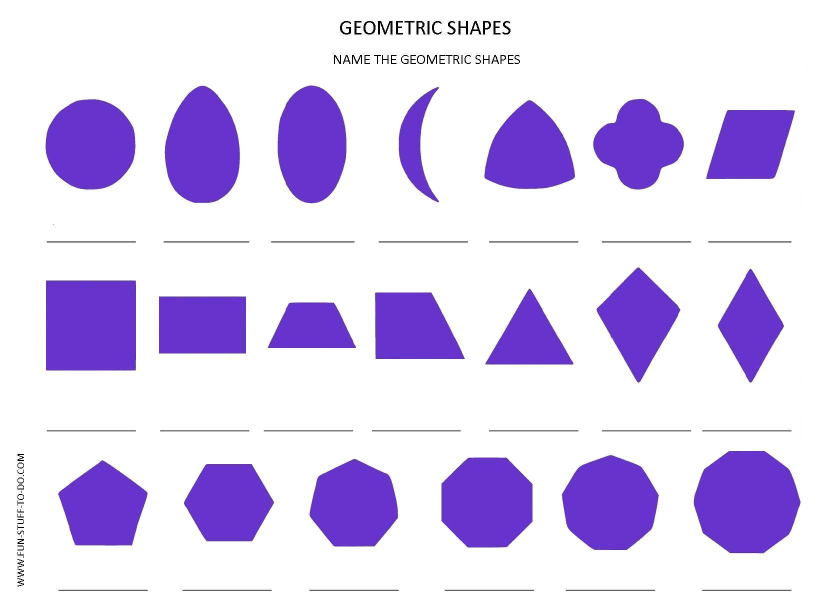
#> input picture PYTHON/Project/y.jpg, 1665 x 1216 px (shown at 1/2 size)
$ python test.py y.jpg
#> lines starting #> are read from the running program, lines starting #| are printed output that depends on the picture; after the words box and inside, x2 and y2 are one past the last pixel; in counts of white or black regions, pixels touching at a corner belong together
import numpy as np
import math
import cv2
import sys

img=cv2.imread(sys.argv[1])
#> img is the input picture: shape (1216, 1665, 3); mean B, G, R 241.7, 209.4, 220.6
img=cv2.resize(img, (1280,720))
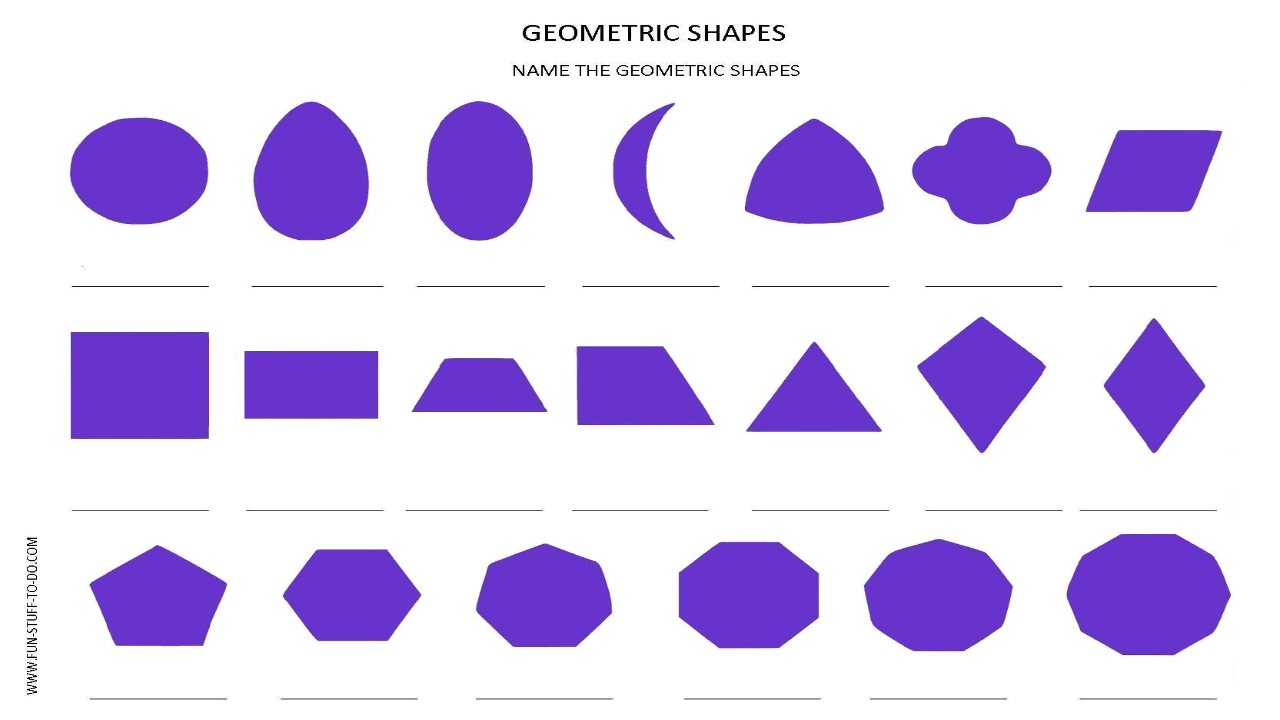
#> img: shape (720, 1280, 3); mean B, G, R 241.8, 209.5, 220.7
imggray=cv2.cvtColor(img,cv2.COLOR_BGR2GRAY) #convert img to Grayscale
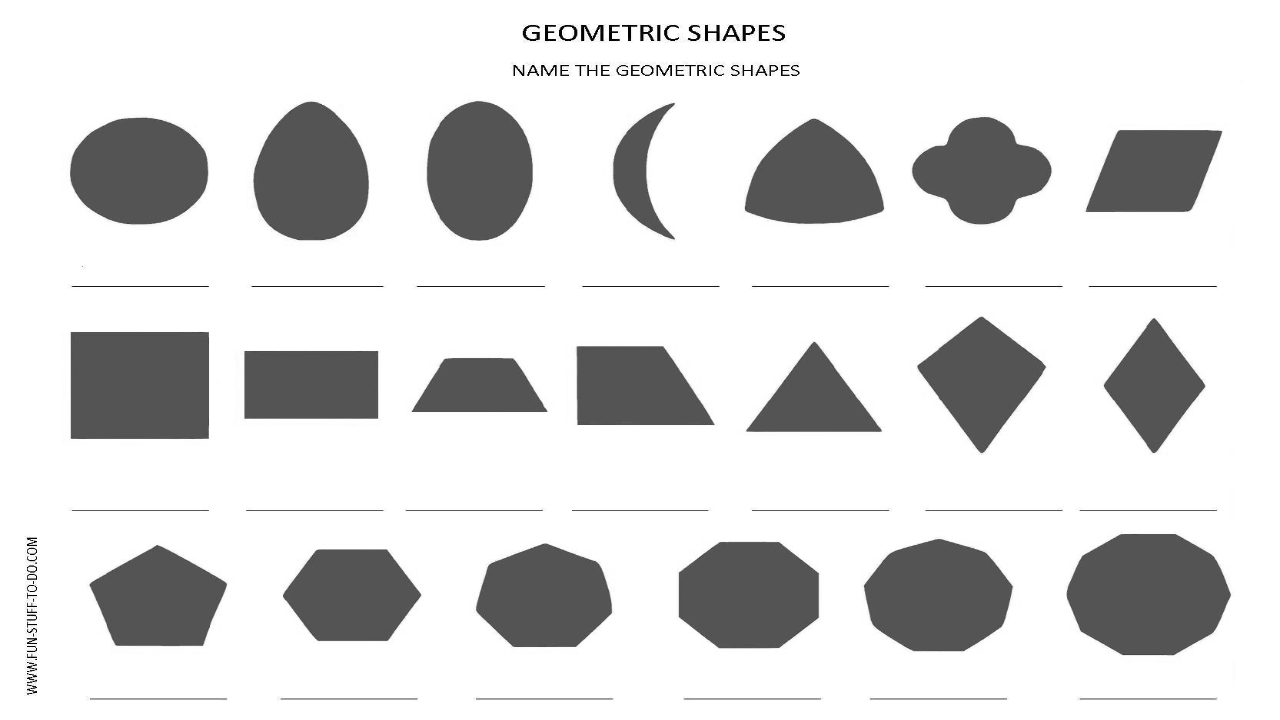
#> imggray: shape (720, 1280); min 0, max 255, mean 216.5
_,thresh=cv2.threshold(imggray, 240,255,cv2.THRESH_BINARY) #convert Grayscale image to Binary
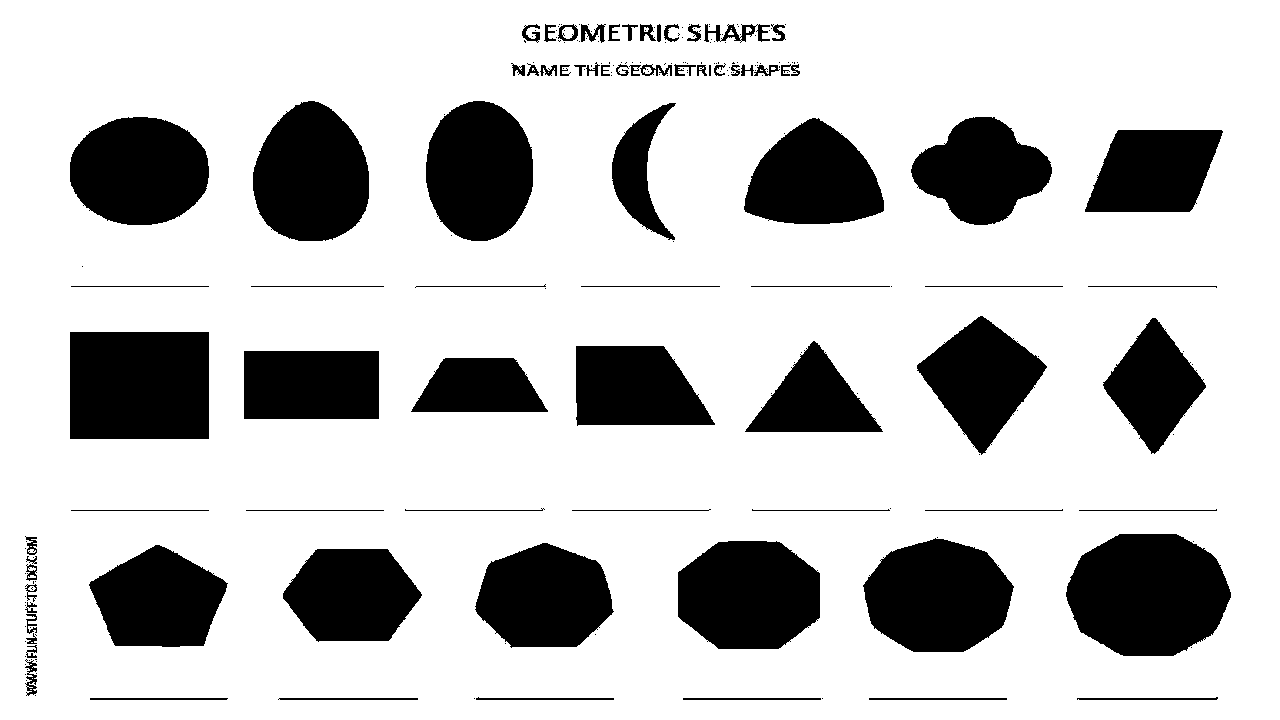
#> thresh: shape (720, 1280); 77.1% white; 223 black regions (144 under 20 px)
contours,_=cv2.findContours(thresh, cv2.RETR_TREE,cv2.CHAIN_APPROX_SIMPLE) #IT WILL FIND THE CONTOUR IN IMAGE
#> contours = 427 contours, 336 with area under 20; largest, box (x1, y1, x2, y2) and area: (0, 0, 1280, 720) 919601, (1065, 533, 1232, 657) 16043, (69, 331, 210, 440) 15118, (862, 537, 1015, 653) 13194, (677, 540, 821, 650) 12878

for contour in contours:
    approx=cv2.approxPolyDP(contour,0.01*cv2.arcLength(contour,True),True) #this method approximates a polygonal curve
    print(contour)
    print(approx)
    """cv2.drawContours(img,[approx],0,(0,0,0),3) #to draw contour
    x=approx.ravel()[0]
    y=approx.ravel()[1]-7 #defining the x and y point of shape to write text on it

    Area = cv2.contourArea(approx)
    Perimeter=cv2.arcLength(approx,True)
    circularity=(Perimeter**2)/(4*math.pi*(Area)) #find out the circularity of the object

    #if else conditions to find different shapes
    #for triangle
    if len(approx)==3: #triangle has 3 sides
        cv2.putText(img,"Triangle",(x,y),cv2.FONT_HERSHEY_COMPLEX,0.7,(0,0,0),2)
    #for square and rectangle
    elif len(approx)==4:
        x,y,w,h=cv2.boundingRect(approx)
        if(x+w)==(y+h): #for square
            cv2.putText(img, "Square", (x, y-5), cv2.FONT_HERSHEY_COMPLEX, 0.7, (0, 0, 0), 2)
        else:# for rectangle
            cv2.putText(img, "Rectangle", (x, y-10), cv2.FONT_HERSHEY_COMPLEX, 0.7, (0, 0, 0), 2)
    # for Hexagon
    elif len(approx)==6:
        cv2.putText(img, "Hexagon", (x, y), cv2.FONT_HERSHEY_COMPLEX, 0.7, (0, 0, 0), 2)
    elif len(approx)==8:
        cv2.putText(img, "Octagon", (x, y), cv2.FONT_HERSHEY_COMPLEX, 0.7, (0, 0, 0), 2)
    # for Pentagon
    elif len(approx)==5:
        cv2.putText(img, "Pentagon", (x-40, y), cv2.FONT_HERSHEY_COMPLEX, 0.7, (0, 0, 0), 2)
    else:
        # for Circle
        if circularity<1.20:
            cv2.putText(img, "Circle", (x, y), cv2.FONT_HERSHEY_COMPLEX, 0.7, (0, 0, 0), 2)
        else:
            cv2.putText(img, "Something Else", (x, y), cv2.FONT_HERSHEY_COMPLEX, 0.7, (0, 0, 0), 2)

cv2.imshow("Shape", img)
cv2.waitKey(0)
cv2.destroyAllWindows()"""
#> this loop made 427 passes
#> (printed output is left out)
